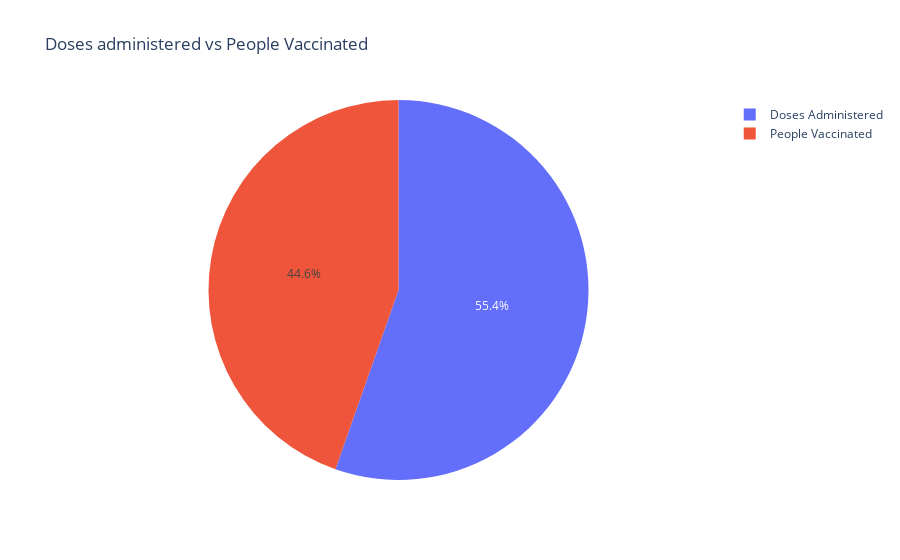

The notebook cell saved with this chart:
### Code cell
Doses = df_vaccine["Total Doses Administered"].iloc[142] 
Vaccinated = df_vaccine["Total Individuals Vaccinated"].iloc[142] 
px.pie(names=["Doses Administered","People Vaccinated"],values=[Doses,Vaccinated],title="Doses administered vs People Vaccinated")

### Figure 1 — Plotly figure (JSON) as saved in the notebook; plotly's stock layout.template omitted (floating-point values rounded to 4 significant figures)
{"data": [{"domain": {"x": [0, 1], "y": [0, 1]}, "hovertemplate": "label=%{label}<br>value=%{value}<extra></extra>", "labels": ["Doses Administered", "People Vaccinated"], "legendgroup": "", "name": "", "showlegend": true, "type": "pie", "values": [232063488, 186933771]}], "layout": {"legend": {"tracegroupgap": 0}, "title": {"text": "Doses administered vs People Vaccinated"}, "autosize": true}}
